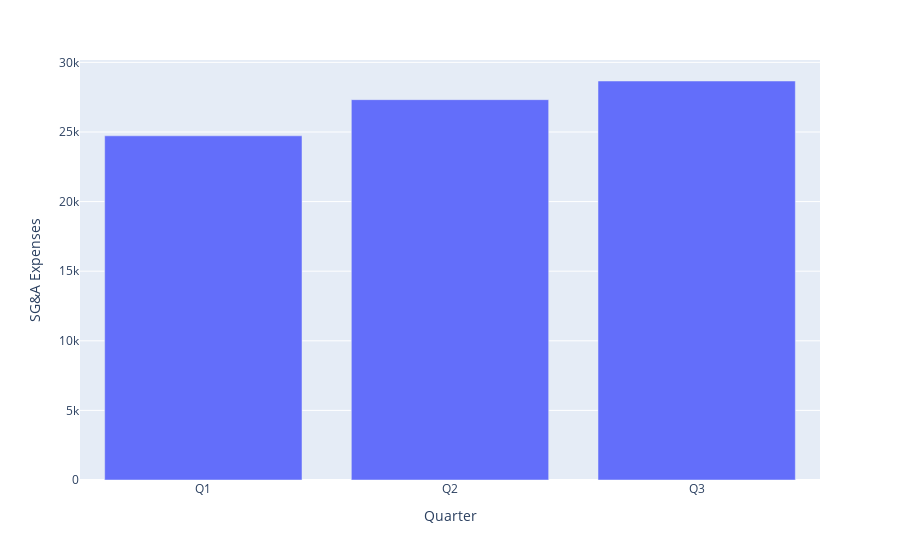

Notebook cell for this chart:
### Code cell
import plotly.express as px
fig = px.bar(current_df_reversed, x='Quarter', y='\xa0SG&A Expenses')
fig.show()

### Figure 1 — Plotly figure (JSON) as saved in the notebook; plotly's stock layout.template omitted (floating-point values rounded to 4 significant figures)
{"data": [{"alignmentgroup": "True", "hovertemplate": "Quarter=%{x}<br> SG&A Expenses=%{y}<extra></extra>", "legendgroup": "", "marker": {"color": "#636efa", "pattern": {"shape": ""}}, "name": "", "offsetgroup": "", "orientation": "v", "showlegend": false, "textposition": "auto", "type": "bar", "x": ["Q1", "Q2", "Q3"], "xaxis": "x", "y": [24724, 27320, 28661], "yaxis": "y"}], "layout": {"autosize": true, "barmode": "relative", "legend": {"tracegroupgap": 0}, "margin": {"t": 60}, "xaxis": {"anchor": "y", "autorange": true, "domain": [0, 1], "range": [-0.5, 2.5], "title": {"text": "Quarter"}, "type": "category"}, "yaxis": {"anchor": "x", "autorange": true, "domain": [0, 1], "range": [0, 30170.0], "title": {"text": " SG&A Expenses"}, "type": "linear"}}}
